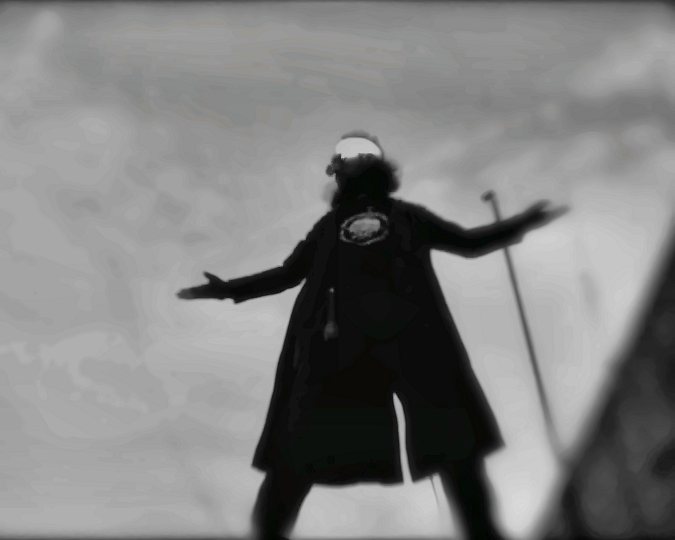
#> input picture src/assets/images/gallery/bd316-01.jpg, 1350 x 1080 px (shown at 1/2 size)
$ python -i make-reel3.py   (imports and definitions only)
#> lines starting #> are read from the running program, lines starting #| are printed output that depends on the picture
#!/usr/bin/env python3
"""
Cold-view Reel engine (v3) for Bleeding Debts 316.

Built for people who have never heard of the band (the "cold" audience Instagram tests every Reel on first).
What changed from v2, and why (from our own Metricool data, 19-24 Nov 2026):
  v2 = one dark, tinted, still photo + logo + spectrum bars + boxed text. Skip rate 64-88 %, watch time ~3 s.
  Our Reels that got pushed (31 Oct - 4 Nov) had skip rates of 26-42 %.
So v3:
  * the hook is fully readable on frame 0 (no fade-in, no build-up), big, high contrast, keyword in red
  * something moves all the time: hard cut to a new photo on every card, zoom-punch + white flash on cuts,
    continuous push-in, shake on the song's hits
  * black-and-white, bright enough to see faces (no teal tint, no 85 % darkening)
  * no logo, no spectrum bars, no countdown banner, no "link in bio" inside the video
  * text stays out of the bottom 25 % and the right edge, where Instagram/TikTok put their buttons
  * the last card leads back into the hook, so the Reel loops
  * the song starts on energy (or on a deliberate silence that drops within 2.5 s)

Usage: python3 make-reel3.py spec.json out.mp4
spec = {"song": "...mp3", "start": 40.0, "photos": ["...jpg", ...],
        "cards": [{"kind": "hook", "text": "Why your song got *12 plays*", "sec": 1.9},
                  {"kind": "beat", "n": 1, "text": "...", "sec": 2.0}, ...,
                  {"kind": "payoff", "text": "...", "loop": "Why your song got...", "sec": 2.4}]}
Words wrapped in *stars* are drawn in the brand red.
Open-source parts: OpenCV (Apache-2.0), NumPy (BSD), Pillow (HPND), FFmpeg (LGPL/GPL), Nunito font (OFL).
"""
import json, re, subprocess, sys, os
import numpy as np, cv2
from PIL import Image, ImageDraw, ImageFont

W, H, FPS, SR = 1080, 1920, 30, 22050
HERE = os.path.dirname(os.path.abspath(__file__))
F_BLACK = os.path.join(HERE, 'fonts/Nunito-Black.ttf')
F_XB = os.path.join(HERE, 'fonts/Nunito-ExtraBold.ttf')
RED = (213, 18, 32)          # RGB brand accent
SAFE_L, SAFE_R = 80, 150     # right edge holds the like/comment buttons
SAFE_TOP, SAFE_BOT = int(H * 0.14), int(H * 0.75)


# [49 lines left out: functions tokens, layout, text_layer, not called in this run]


def over(frame, layer, a=1.0):
    al = layer[..., 3:4].astype(np.float32) / 255 * a
    frame[:] = (frame * (1 - al) + layer[..., :3] * al).astype(np.uint8)


def prep_photo(path):
    img = cv2.imread(path)
#> img is the input picture: shape (1080, 1350, 3); mean B, G, R 128.8, 129.1, 129
    g = cv2.cvtColor(img, cv2.COLOR_BGR2GRAY)
    g = cv2.createCLAHE(clipLimit=2.2, tileGridSize=(8, 8)).apply(g)
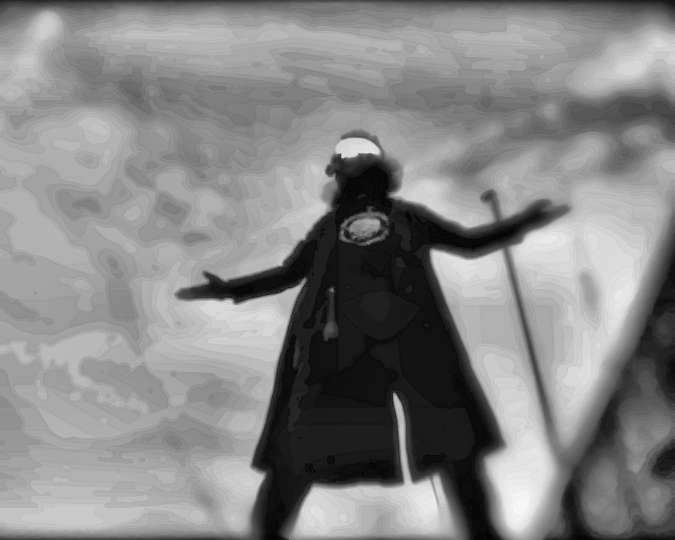
#> g: shape (1080, 1350) (shown at 1/2 size); min 0, max 248, mean 133.7
    sh, sw = g.shape; s = max(W * 1.3 / sw, H * 1.3 / sh)
#> after `sh, sw = g.shape`: sh = 1080; sw = 1350
#> after `s = max(W * 1.3 / sw, H * 1.3 / sh)`: s = 2.31
    g = cv2.resize(g, (int(sw * s) + 2, int(sh * s) + 2), interpolation=cv2.INTER_LANCZOS4)
#> g: shape (2497, 3121)
    g = (g.astype(np.float32) * 0.62).astype(np.uint8)  # dim enough for white text, bright enough to read faces
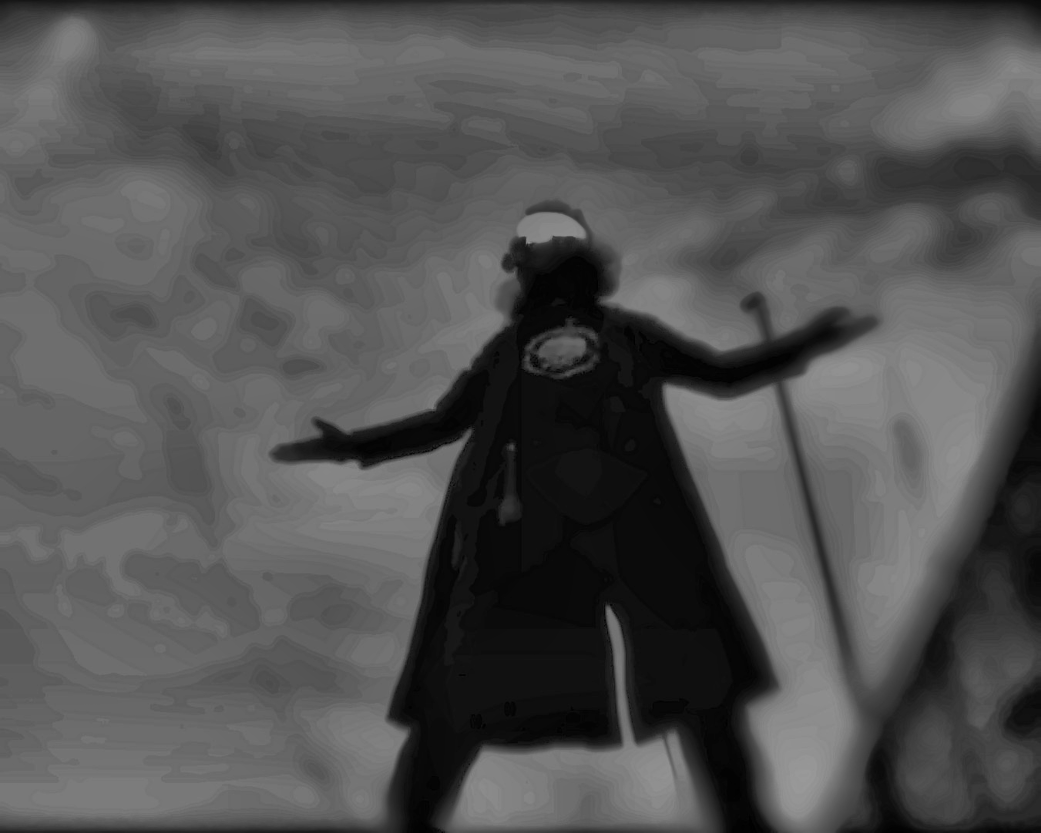
#> g: shape (2497, 3121) (shown at 1/3 size); min 0, max 154, mean 82.4
    return cv2.cvtColor(g, cv2.COLOR_GRAY2BGR)


# [67 lines left out: functions audio_env, main, not called in this run]


# [2 lines not run here, left out]

>>> result = prep_photo('../../../src/assets/images/gallery/bd316-01.jpg')

$ run again, on src/assets/images/gallery/bd316-05.jpg
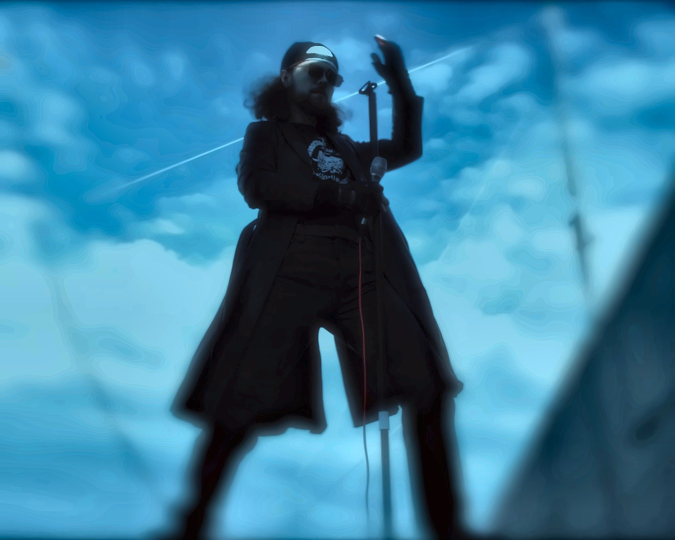
#> input picture src/assets/images/gallery/bd316-05.jpg, 1350 x 1080 px (shown at 1/2 size)
#> in prep_photo, img is the input picture: shape (1080, 1350, 3); mean B, G, R 159.1, 127.9, 59.2
#> in prep_photo, `g = cv2.createCLAHE(clipLimit=2.2, tileGridSize=(8, 8)).apply(g)`:
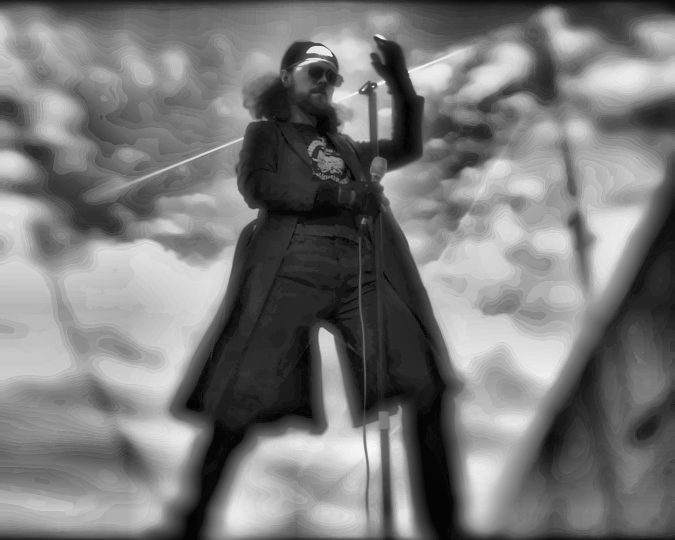
#> g: shape (1080, 1350) (shown at 1/2 size); min 0, max 248, mean 121
#> in prep_photo, `g = (g.astype(np.float32) * 0.62).astype(np.uint8)`:
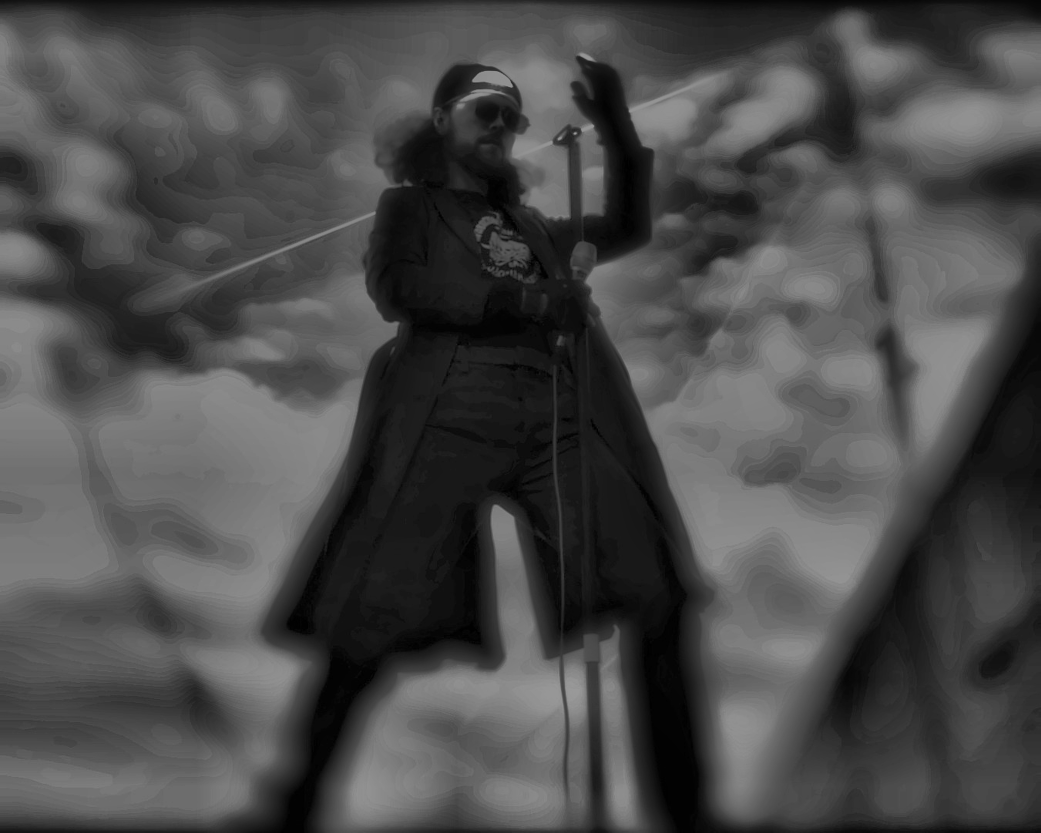
#> g: shape (2497, 3121) (shown at 1/3 size); min 0, max 158, mean 74.5

$ run again, on src/assets/images/gallery/bd316-06.jpg
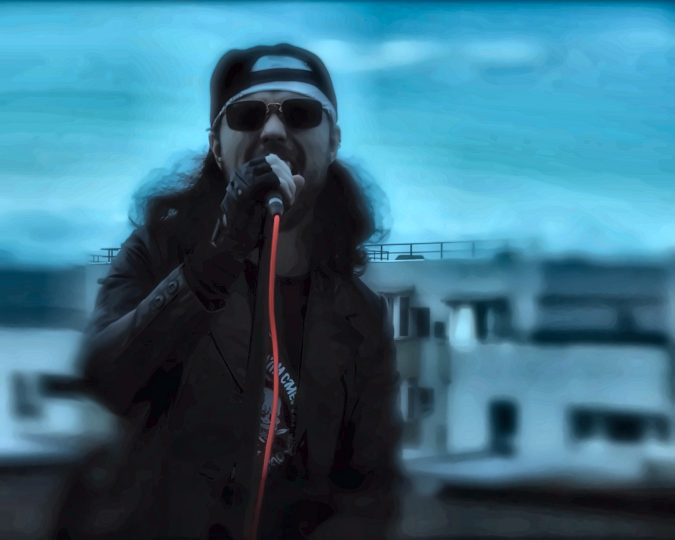
#> input picture src/assets/images/gallery/bd316-06.jpg, 1350 x 1080 px (shown at 1/2 size)
#> in prep_photo, img is the input picture: shape (1080, 1350, 3); mean B, G, R 128.9, 107.9, 57.1
#> in prep_photo, `g = cv2.createCLAHE(clipLimit=2.2, tileGridSize=(8, 8)).apply(g)`:
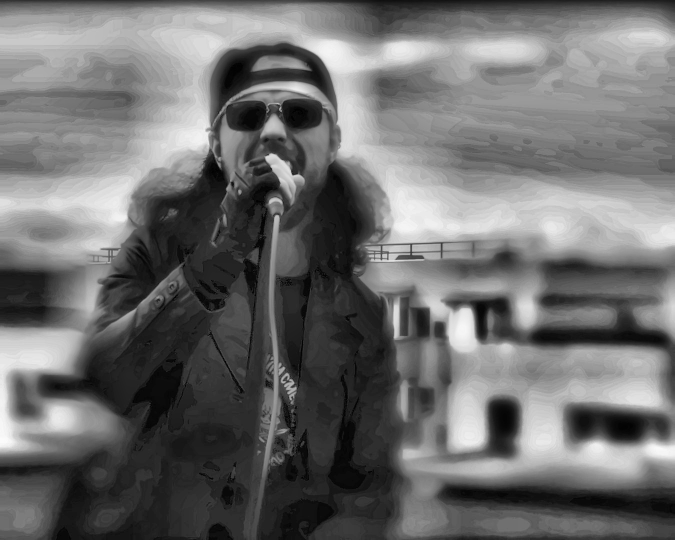
#> g: shape (1080, 1350) (shown at 1/2 size); min 0, max 251, mean 109.7
#> in prep_photo, `g = (g.astype(np.float32) * 0.62).astype(np.uint8)`:
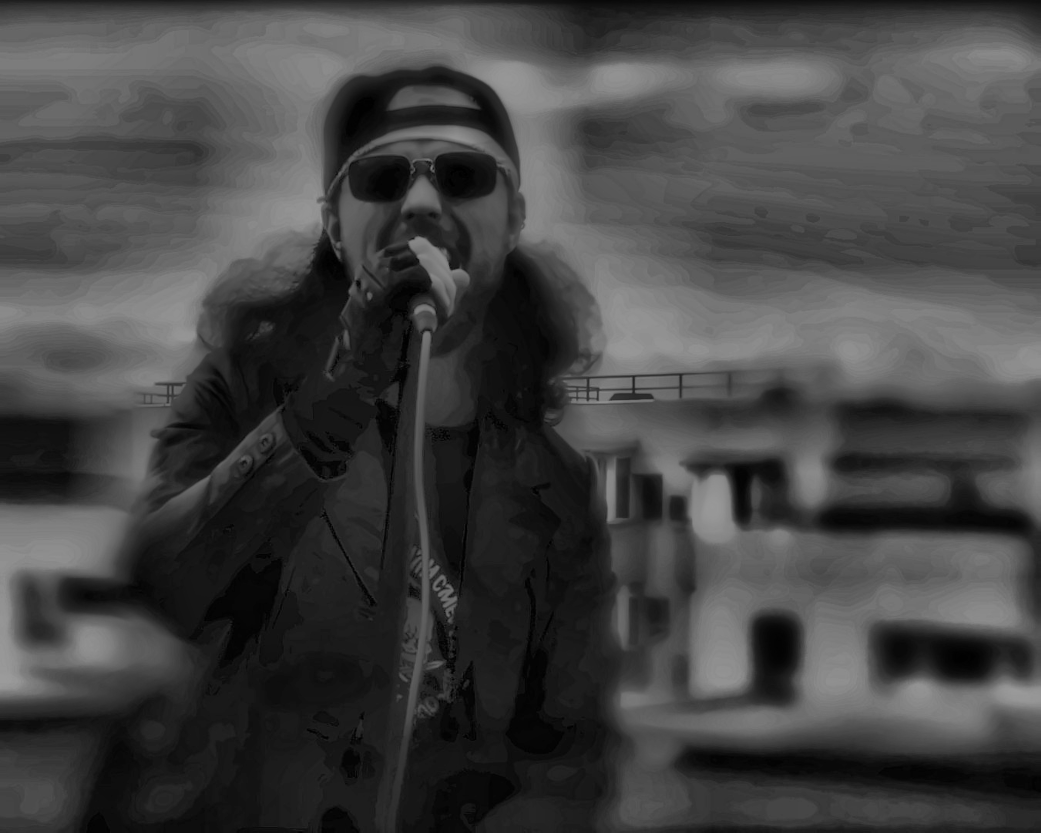
#> g: shape (2497, 3121) (shown at 1/3 size); min 0, max 156, mean 67.5

$ run again, on src/assets/images/gallery/bd316-07.jpg
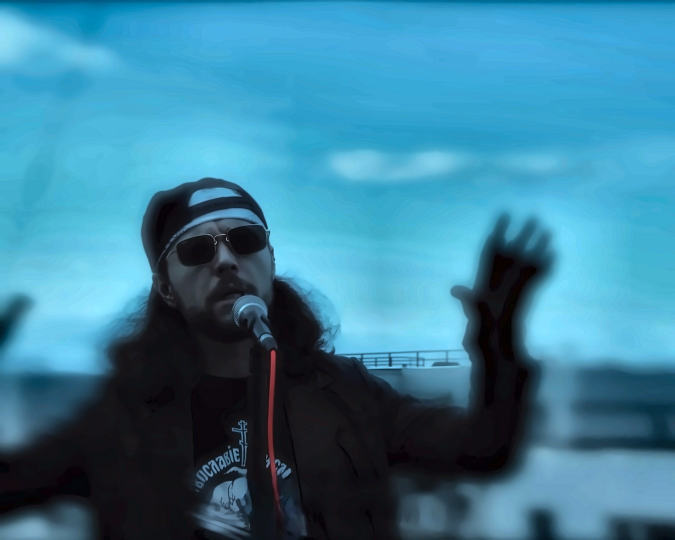
#> input picture src/assets/images/gallery/bd316-07.jpg, 1350 x 1080 px (shown at 1/2 size)
#> in prep_photo, img is the input picture: shape (1080, 1350, 3); mean B, G, R 152.7, 125.6, 58.7
#> in prep_photo, `g = cv2.createCLAHE(clipLimit=2.2, tileGridSize=(8, 8)).apply(g)`:
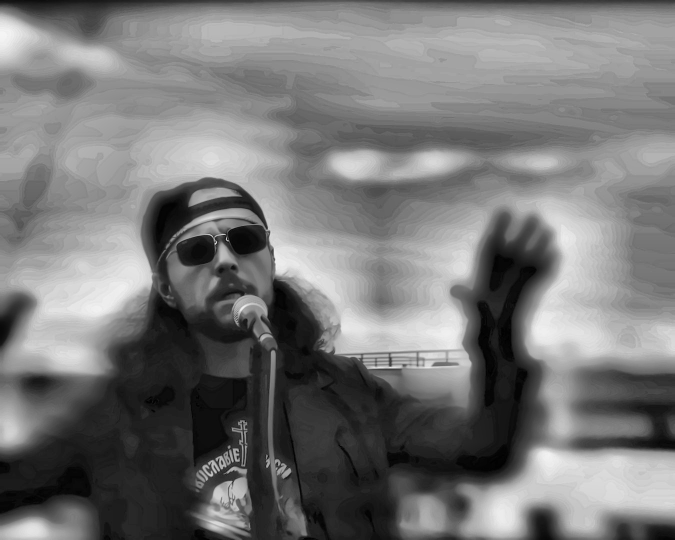
#> g: shape (1080, 1350) (shown at 1/2 size); min 0, max 246, mean 119.1
#> in prep_photo, `g = (g.astype(np.float32) * 0.62).astype(np.uint8)`:
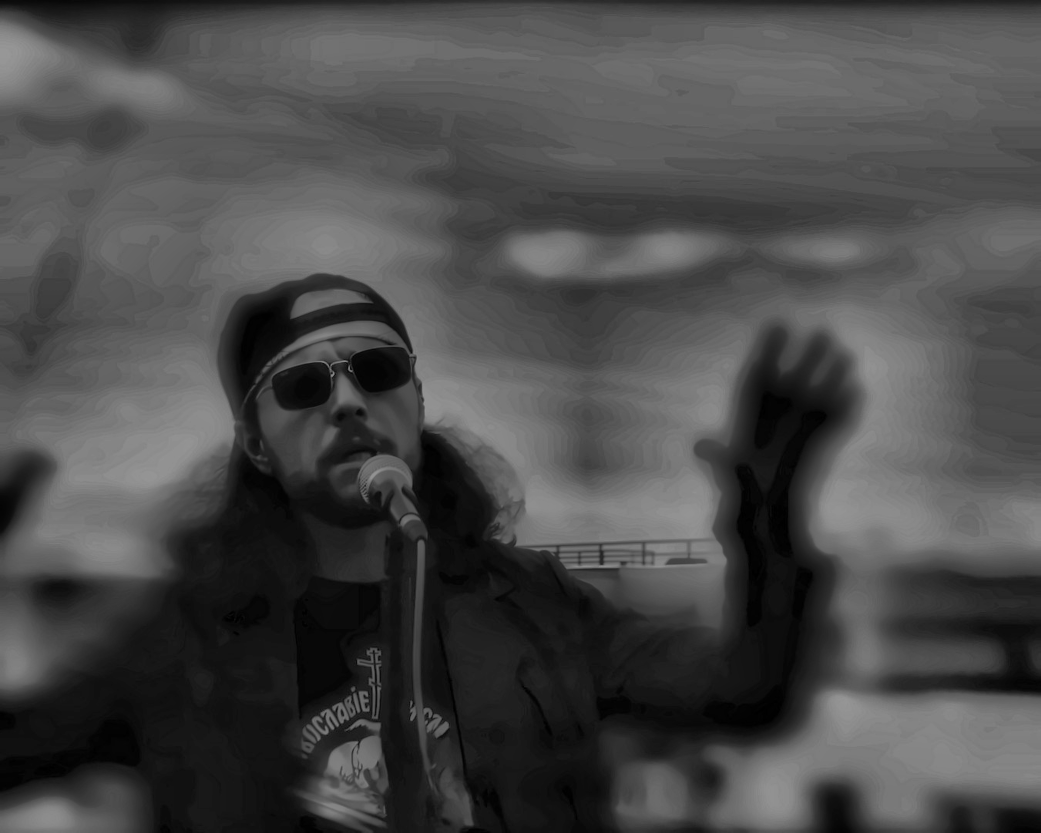
#> g: shape (2497, 3121) (shown at 1/3 size); min 0, max 153, mean 73.3
